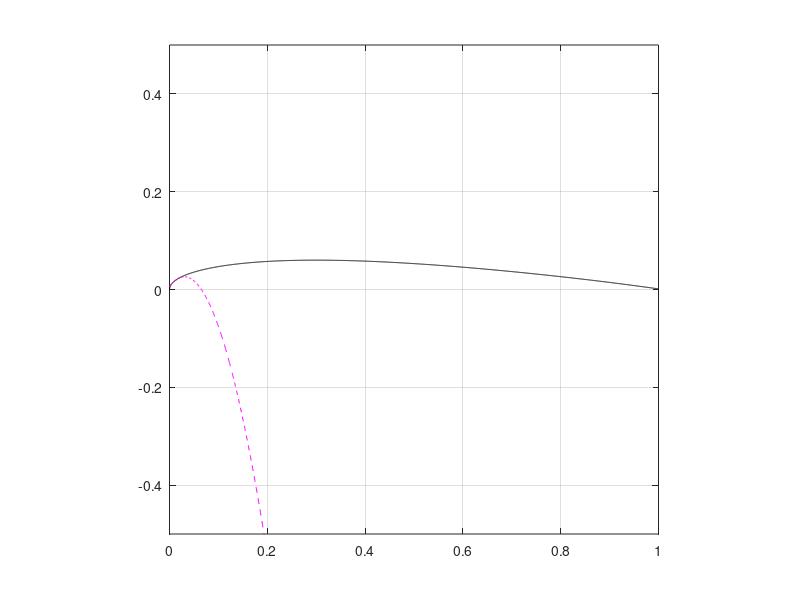
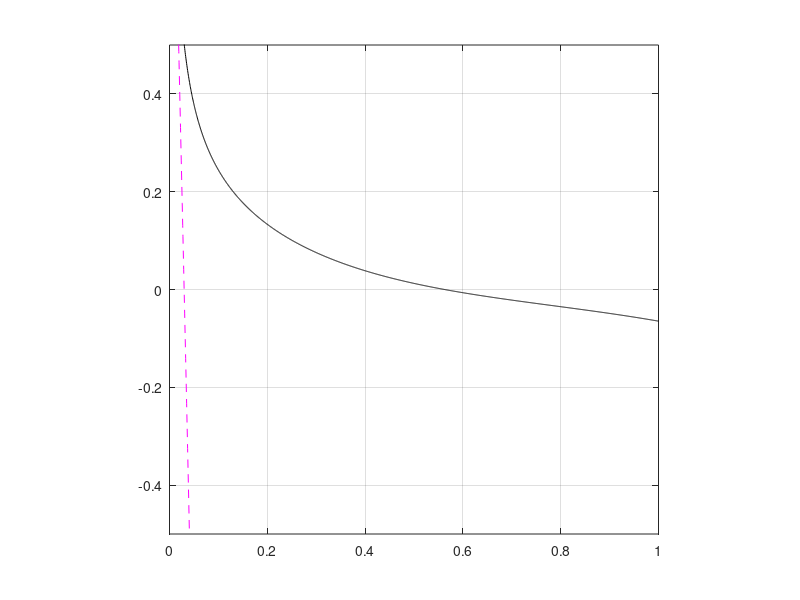

The MATLAB source for these figures, in order:
clc,clear

x = linspace(0,1,2000);

% % a generic function
%f = @(x) x.^5;
%dx_f = @(x) 5*x.^4;
%dx2_f = @(x) 4*5*x.^3;
%dx3_f = @(x) 3*4*5*x.^2;
%dx4_f = @(x) 2*3*4*5*x;
%dx5_f = 2*3*4*5;

%y2 = f(a) + dx_f(a)*(x - a) + dx2_f(a)*(x - a).^2/factorial(2) + dx3_f(a)*(x - a).^3/factorial(3); + dx4_f(a)*(x - a).^4/factorial(4) + dx5_f*(x - a).^5/factorial(5);

%y1 = f(x);

a = .01;

% naca4
t = 0.12;
a0 = 0.2969;
a1 = -0.1260;
a2 = -0.3516;
a3 = 0.2843;
a4 = -0.1015;

f = @(x) 5*t*(a0*x.^0.5 + a1*x + a2*x.^2 + a3*x.^3 + a4*x.^4);
df = @(x) 5*t*(0.5*a0*x.^(0.5-1) + 2*a2*x + 3*a3*x.^2 + 4*a4*x.^3);
d2f = @(x) 5*t*(-0.25*a0*x.^(0.5-2) + 6*a3*x + 12*a4*x.^2);
d3f = @(x) 5*t*(0.3750*a0*x.^(0.5-2) + 24*a4*x);
d4f = @(x) 5*t*(-0.5625*a0*x.^(0.5-3));
d5f = @(x) 5*t*(1.40625*a0*x.^(0.5-4));
d6f = @(x) 5*t*(-4.921875*a0*x.^(0.5-5));
d7f = @(x) 5*t*(22.1484375*a0*x.^(0.5-6));

y1 = f(x);

y2 = f(a) + df(a)*(x - a) + d2f(a)*(x - a).^2/factorial(2) + d3f(a)*(x - a).^3/factorial(3); + d4f(a)*(x - a).^4/factorial(4) + d5f(a)*(x - a).^5/factorial(5) + d6f(a)*(x - a).^6/factorial(6) + d7f(a)*(x - a).^7/factorial(7);

figure(1),clf
plot(x,y1,'k'),hold on,grid on,axis equal
plot(x,y2,'m--')
xlim([0,1])
ylim([-.5,.5])


y1 = df(x);
y2 = df(a) + d2f(a)*(x - a) + d3f(a)*(x - a).^2/factorial(2) + d4f(a)*(x - a).^3/factorial(3); + d5f(a)*(x - a).^4/factorial(4) + d6f(a)*(x - a).^5/factorial(5) + d7f(a)*(x - a).^6/factorial(6);

figure(2),clf
plot(x,y1,'k'),hold on,grid on,axis equal
plot(x,y2,'m--')
xlim([0,1])
ylim([-.5,.5])


% conclusion: none of interest except that I have no idea how to deal with that
% derivative at x=0
